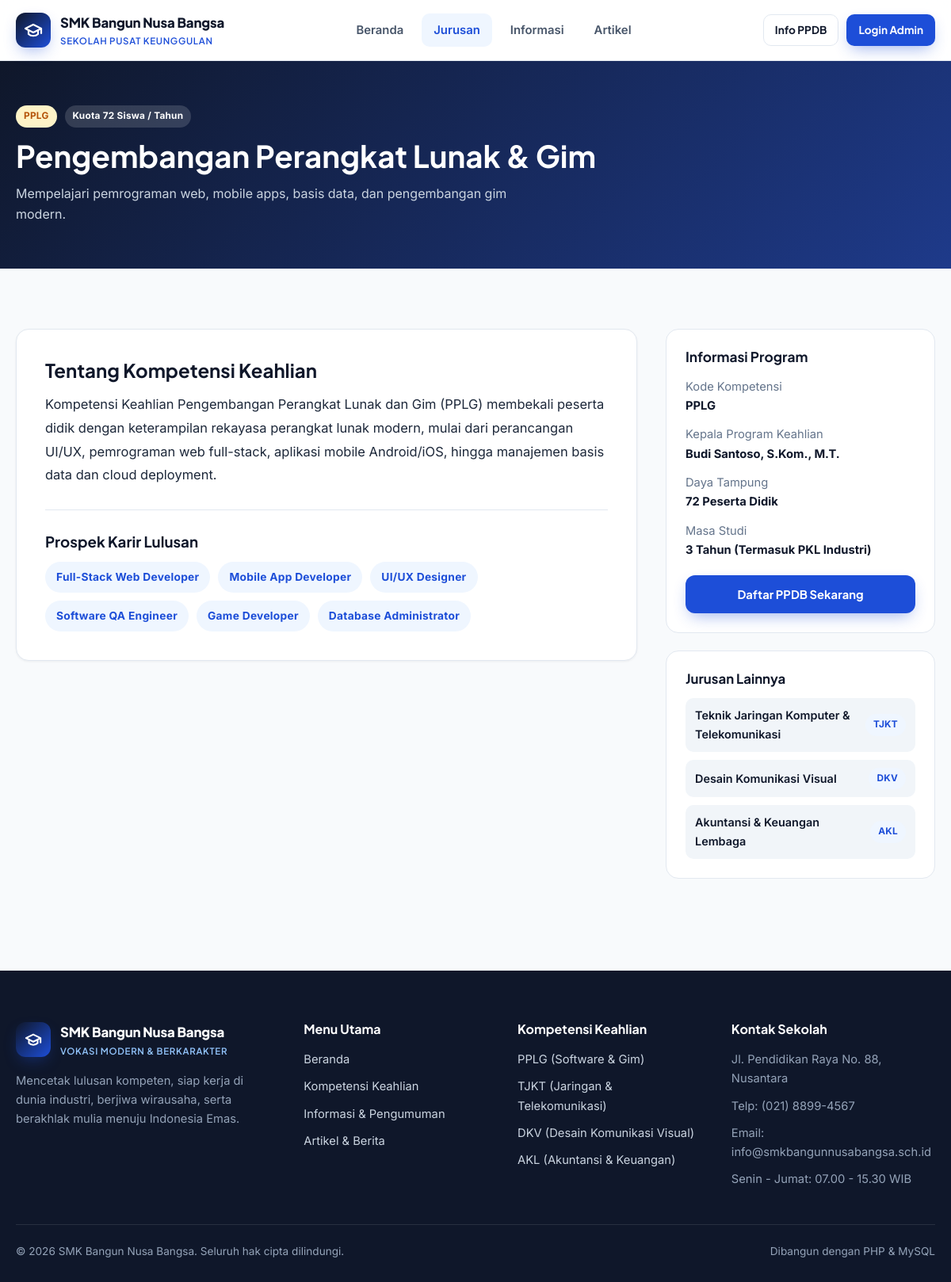
Screenshot of /jurusan-detail.php?slug=pengembangan-perangkat-lunak-dan-gim with the database file from the repository.
### tables this page shows
CREATE TABLE IF NOT EXISTS `jurusan` (
  `id` INT AUTO_INCREMENT PRIMARY KEY,
  `kode` VARCHAR(20) NOT NULL,
  `nama` VARCHAR(120) NOT NULL,
  `slug` VARCHAR(140) NOT NULL UNIQUE,
  `deskripsi_singkat` VARCHAR(255) NOT NULL,
  `deskripsi` TEXT NOT NULL,
  `prospek_karir` TEXT NOT NULL,
  `kepala_jurusan` VARCHAR(100) DEFAULT NULL,
  `kuota` INT DEFAULT 72,
  `ikon` VARCHAR(50) DEFAULT 'cpu',
  `gambar` VARCHAR(255) DEFAULT NULL,
  `created_at` TIMESTAMP DEFAULT CURRENT_TIMESTAMP,
  `updated_at` TIMESTAMP DEFAULT CURRENT_TIMESTAMP ON UPDATE CURRENT_TIMESTAMP
);

### includes/functions.php (called while the page is built, shortened)
<?php
function e(?string $str): string
{
    return htmlspecialchars((string) $str, ENT_QUOTES, 'UTF-8');
}
function url(string $path = ''): string
{
    $path = ltrim($path, '/');
    return BASE_URL . ($path !== '' ? '/' . $path : '/');
}

### jurusan-detail.php (the view, shortened to what this page needs)
<?php
require_once __DIR__ . '/includes/functions.php';
$pdo = getDB();
$slug = trim($_GET['slug'] ?? '');
$stmt = $pdo->prepare("SELECT * FROM jurusan WHERE slug = :slug LIMIT 1");
$stmt->execute([':slug' => $slug]);
$jurusan = $stmt->fetch();
$otherStmt = $pdo->prepare("SELECT id, kode, nama, slug FROM jurusan WHERE id != :id ORDER BY id ASC");
$otherStmt->execute([':id' => $jurusan['id']]);
$otherJurusan = $otherStmt->fetchAll();
$prospekList = array_filter(array_map('trim', explode(',', $jurusan['prospek_karir'])));
include __DIR__ . '/includes/header.php';
?>
<section class="page-banner">
    <div class="container">
        <div style="display:flex;gap:10px;align-items:center;margin-bottom:12px;">
            <span class="badge badge-amber"><?= e($jurusan['kode']) ?></span>
            <span class="badge" style="background:rgba(255,255,255,.15);color:#fff;">Kuota <?= (int) $jurusan['kuota'] ?> Siswa / Tahun</span>
        </div>
        <h1><?= e($jurusan['nama']) ?></h1>
        <p><?= e($jurusan['deskripsi_singkat']) ?></p>
    </div>
</section>
<section class="section">
    <div class="container article-layout">
        <div class="article-content-card">
            <h2 style="margin-bottom:14px;">Tentang Kompetensi Keahlian</h2>
            <div class="article-body">
                <?= nl2br(e($jurusan['deskripsi'])) ?>
            </div>
            <hr style="border:none;border-top:1px solid var(--border);margin:28px 0;">
            <h3 style="margin-bottom:14px;">Prospek Karir Lulusan</h3>
            <div style="display:flex;flex-wrap:wrap;gap:10px;">
                <?php foreach ($prospekList as $karir): ?>
                    <span class="badge badge-blue" style="padding:8px 14px;font-size:.86rem;"><?= e($karir) ?></span>
                <?php endforeach; ?>
            </div>
        </div>
        <aside style="display:grid;gap:22px;">
            <div class="sidebar-box">
                <h3 style="font-size:1.08rem;margin-bottom:14px;">Informasi Program</h3>
                <div style="display:grid;gap:12px;font-size:.92rem;">
                    <div>
                        <span style="color:var(--text-light);display:block;">Kode Kompetensi</span>
                        <strong><?= e($jurusan['kode']) ?></strong>
                    </div>
                    <div>
                        <span style="color:var(--text-light);display:block;">Kepala Program Keahlian</span>
                        <strong><?= e($jurusan['kepala_jurusan'] ?: '-') ?></strong>
                    </div>
                    <div>
                        <span style="color:var(--text-light);display:block;">Daya Tampung</span>
                        <strong><?= (int) $jurusan['kuota'] ?> Peserta Didik</strong>
                    </div>
                    <div>
                        <span style="color:var(--text-light);display:block;">Masa Studi</span>
                        <strong>3 Tahun (Termasuk PKL Industri)</strong>
                    </div>
                </div>
                <a href="<?= e(url('informasi.php#ppdb')) ?>" class="btn btn-primary" style="width:100%;margin-top:20px;">Daftar PPDB Sekarang</a>
            </div>
            <div class="sidebar-box">
                <h3 style="font-size:1.05rem;margin-bottom:14px;">Jurusan Lainnya</h3>
                <div style="display:grid;gap:10px;">
                    <?php foreach ($otherJurusan as $other): ?>
                        <a href="<?= e(url('jurusan-detail.php?slug=' . urlencode($other['slug']))) ?>" style="padding:10px 12px;border-radius:10px;background:var(--surface-alt);display:flex;justify-content:space-between;align-items:center;font-size:.9rem;font-weight:600;">
                            <span><?= e($other['nama']) ?></span>
                            <span class="badge badge-blue"><?= e($other['kode']) ?></span>
                        </a>
                    <?php endforeach; ?>
                </div>
            </div>
        </aside>
    </div>
</section>
<?php include __DIR__ . '/includes/footer.php'; ?>

### assets/css/style.css (style rules this page uses)
:root { --bg: #f8fafc; --surface: #ffffff; --surface-alt: #f1f5f9; --navy: #0f172a; --navy-800: #1e293b; --primary: #1d4ed8; --primary-hover: #1e40af; --primary-soft: #eff6ff; --accent: #f59e0b; --accent-soft: #fef3c7; --success: #059669; --success-soft: #ecfdf5; --danger: #dc2626; --danger-soft: #fef2f2; --text: #0f172a; --text-muted: #475569; --text-light: #64748b; --border: #e2e8f0; --radius-sm: 10px; --radius-md: 16px; --radius-lg: 24px; --shadow-sm: 0 1px 3px rgba(15, 23, 42, 0.06); --shadow-md: 0 10px 30px -10px rgba(15, 23, 42, 0.08); --shadow-lg: 0 20px 50px -15px rgba(15, 23, 42, 0.14); --transition: all 0.25s cubic-bezier(0.4, 0, 0.2, 1); }
*, *::before, *::after { box-sizing: border-box; }
html { scroll-behavior: smooth; }
body { margin: 0; font-family: 'Inter', -apple-system, BlinkMacSystemFont, 'Segoe UI', sans-serif; background: var(--bg); color: var(--text); line-height: 1.65; -webkit-font-smoothing: antialiased; }
h1, h2, h3, h4, h5, h6, .font-heading { font-family: 'Plus Jakarta Sans', sans-serif; line-height: 1.25; color: var(--navy); margin-top: 0; }
a { color: inherit; text-decoration: none; }
.container { width: 100%; max-width: 1200px; margin: 0 auto; padding: 0 20px; }
.btn { display: inline-flex; align-items: center; justify-content: center; gap: 8px; padding: 11px 20px; border-radius: 12px; font-family: 'Plus Jakarta Sans', sans-serif; font-weight: 700; font-size: 0.92rem; border: 1px solid transparent; cursor: pointer; transition: var(--transition); text-decoration: none; }
.btn-primary { background: var(--primary); color: #fff; box-shadow: 0 8px 20px -6px rgba(29, 78, 216, 0.45); }
.section { padding: 76px 0; }
.page-banner { background: linear-gradient(135deg, #0f172a 0%, #1e3a8a 100%); color: #fff; padding: 56px 0; }
.page-banner h1 { color: #fff; font-size: clamp(1.85rem, 3.2vw, 2.5rem); margin-bottom: 10px; }
.page-banner p { color: #cbd5e1; margin: 0; max-width: 640px; }
.badge { display: inline-flex; align-items: center; padding: 4px 10px; border-radius: 999px; font-size: 0.74rem; font-weight: 700; letter-spacing: 0.02em; }
.badge-blue { background: var(--primary-soft); color: var(--primary); }
.badge-amber { background: var(--accent-soft); color: #b45309; }
.article-layout { display: grid; grid-template-columns: 1fr 340px; gap: 36px; align-items: start; }
.article-content-card { background: var(--surface); border: 1px solid var(--border); border-radius: var(--radius-md); padding: 36px; box-shadow: var(--shadow-sm); }
.article-body { font-size: 1.03rem; color: #1e293b; line-height: 1.8; }
.sidebar-box { background: var(--surface); border: 1px solid var(--border); border-radius: var(--radius-md); padding: 24px; }

### rows the page displays
jurusan: kode "PPLG", kuota "72", nama "Pengembangan Perangkat Lunak & Gim", deskripsi_singkat "Mempelajari pemrograman web, mobile apps, basis data, dan pengembangan gim modern.", deskripsi "Kompetensi Keahlian Pengembangan Perangkat Lunak dan Gim (PPLG) membekali peserta didik dengan keterampilan rekayasa perangkat lunak modern, mulai dari perancangan UI/UX, pemrograman web full-stack, aplikasi mobile Android/iOS, hingga manajemen basis data dan cloud deployment.", prospek_karir "Full-Stack Web Developer", prospek_karir "Mobile App Developer", prospek_karir "UI/UX Designer", prospek_karir "Software QA Engineer", prospek_karir "Game Developer", prospek_karir "Database Administrator", kepala_jurusan "Budi Santoso, S.Kom., M.T."
jurusan: nama "Teknik Jaringan Komputer & Telekomunikasi", kode "TJKT"
jurusan: nama "Desain Komunikasi Visual", kode "DKV"
jurusan: nama "Akuntansi & Keuangan Lembaga", kode "AKL"
